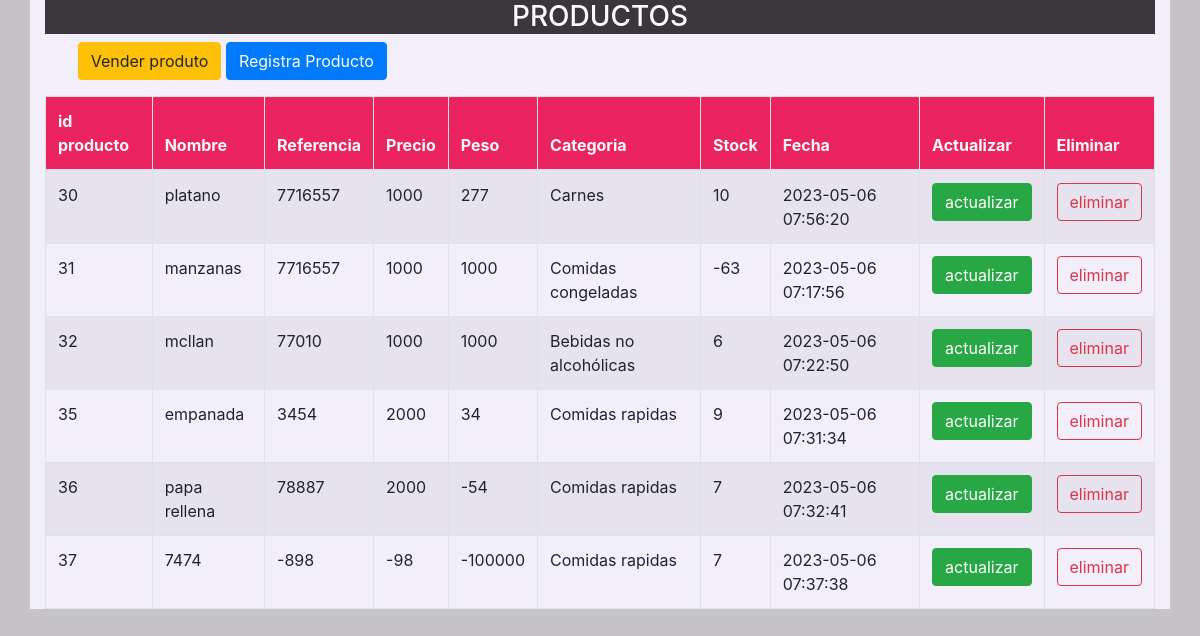
Page /tablapro.php on the committed database.
### tables this page shows
CREATE TABLE `productos` (
  `id_producto` int(11) NOT NULL,
  `nombre` varchar(100) NOT NULL,
  `referencia` int(11) NOT NULL,
  `precio` int(11) NOT NULL,
  `peso` int(11) NOT NULL,
  `categoria` varchar(70) NOT NULL,
  `stock` int(11) NOT NULL,
  `fecha` timestamp NOT NULL DEFAULT current_timestamp() ON UPDATE current_timestamp()
);

### tablapro.php (the view, shortened to what this page needs)
<!DOCTYPE html>
<html>
<head >
	<link rel="stylesheet" href="https://stackpath.bootstrapcdn.com/bootstrap/4.1.3/css/bootstrap.min.css">
</head>
<body style="background-color:#C6C4C6">
	<form  method="POST">
<div style="background-color:#F2EFFB" class="container">
	<center style="background-color:#3B363B">
			<head  style="background-color:#3B363B" >
		<h3 style="color:#FEFAFA" >PRODUCTOS
    </h3>
		</head>
		<head>
	</head>
</center>
<div ALIGN="center" class="col-md-4 mb-3">
	  <a href="index_venta.php" class="btn btn-warning">Vender produto</a>
	  <a href="index.php" class="btn btn-primary" role="button"> Registra Producto </a>
    </div>
<table class="table table-bordered table table-striped">
	<thead class="thead-danger">
		<tr style="background-color:#EB235F">
			<th style="color:#FEFAFA">id producto</th>
			<th style="color:#FEFAFA">Nombre</th>
			<th style="color:#FEFAFA">Referencia</th>
			<th style="color:#FEFAFA">Precio</th>
			<th style="color:#FEFAFA">Peso</th>
			<th style="color:#FEFAFA">Categoria</th>
			<th style="color:#FEFAFA">Stock</th>
			<th style="color:#FEFAFA">Fecha</th>
            <th style="color:#FEFAFA">Actualizar</th>
			<th style="color:#FEFAFA">Eliminar</th>
		</tr>
	</thead>
	<tbody>
		<?php
	include_once("conexion.php");
	    $sql = "SELECT * FROM productos";
        $resultado = mysqli_query($conexion, $sql);
        while($fila = mysqli_fetch_assoc($resultado)){
	    	echo "<tr>";
	    	echo '<td>'.$fila ['id_producto'].'</td>';
	    	echo '<td>'.$fila ['nombre'].'</td>';
			echo '<td>'.$fila ['referencia'].'</td>';
	    	echo '<td>'.$fila ['precio'].'</td>';
			echo '<td>'.$fila ['peso'].'</td>';
			echo '<td>'.$fila ['categoria'].'</td>';
	    	echo '<td>'.$fila ['stock'].'</td>';
	    	echo '<td> '.$fila ['fecha'].'</td>';
	    	echo '<td with=250.px>';
	    	echo '<a class="btn btn-success" href="index_actualizar.php?id_producto='.$fila ['id_producto'].'"> actualizar </a>';
	    	echo   "<td> <a href='eliminar_pro.php?id_producto=".$fila ['id_producto']."''><button type='button' class='btn btn-outline-danger'>eliminar</button></a></td>";
	    	echo '</tr>';
        }
		 ?>
	</tbody>
</table>
</div>
</form>
</body>
</html>

### rows in the picture
productos: id_producto "30", nombre "platano", referencia "7716557", precio "1000", peso "277", categoria "Carnes", stock "10", fecha "2023-05-06 07:56:20"
productos: id_producto "31", nombre "manzanas", referencia "7716557", precio "1000", peso "1000", categoria "Comidas congeladas", stock "-63", fecha "2023-05-06 07:17:56"
productos: id_producto "32", nombre "mcllan", referencia "77010", precio "1000", peso "1000", categoria "Bebidas no alcohólicas", stock "6", fecha "2023-05-06 07:22:50"
productos: id_producto "35", nombre "empanada", referencia "3454", precio "2000", peso "34", categoria "Comidas rapidas", stock "9", fecha "2023-05-06 07:31:34"
productos: id_producto "36", nombre "papa rellena", referencia "78887", precio "2000", peso "-54", categoria "Comidas rapidas", stock "7", fecha "2023-05-06 07:32:41"
productos: id_producto "37", nombre "7474", referencia "-898", precio "-98", peso "-100000", categoria "Comidas rapidas", stock "7", fecha "2023-05-06 07:37:38"
